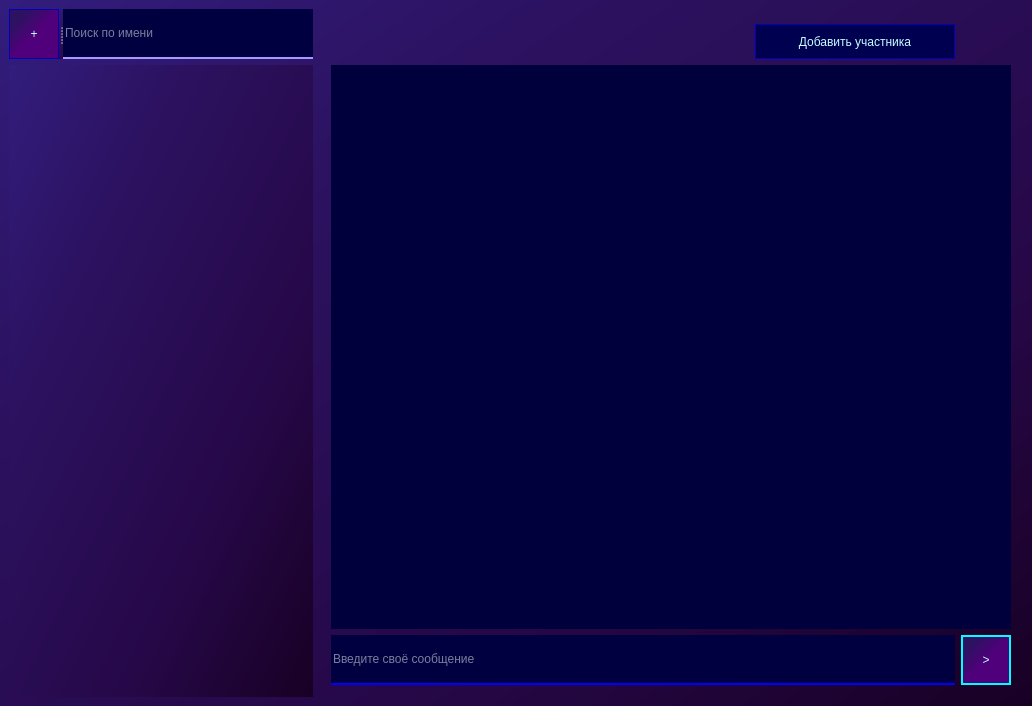
<?xml version="1.0" encoding="UTF-8"?>
<ui version="4.0">
 <class>MainWindow</class>
 <widget class="QMainWindow" name="MainWindow">
  <property name="geometry">
   <rect>
    <x>0</x>
    <y>0</y>
    <width>1032</width>
    <height>706</height>
   </rect>
  </property>
  <property name="minimumSize">
   <size>
    <width>750</width>
    <height>400</height>
   </size>
  </property>
  <property name="cursor">
   <cursorShape>ArrowCursor</cursorShape>
  </property>
  <property name="windowTitle">
   <string>QuickDialog</string>
  </property>
  <property name="windowIcon">
   <iconset theme="contact-new"/>
  </property>
  <property name="styleSheet">
   <string notr="true">background-color: qlineargradient(spread:pad, x1:1, y1:1, x2:0, y2:0, stop:0 rgba(24, 0, 36, 255), stop:0.312849 rgba(38, 8, 72, 255), stop:0.731844 rgba(44, 18, 97, 255), stop:1 rgba(50, 29, 125, 255));</string>
  </property>
  <widget class="QWidget" name="centralwidget">
   <layout class="QGridLayout" name="gridLayout_2">
    <item row="0" column="0">
     <layout class="QFormLayout" name="formLayout">
      <item row="0" column="0">
       <layout class="QVBoxLayout" name="verticalLayout">
        <item>
         <widget class="QSplitter" name="splitter">
          <property name="orientation">
           <enum>Qt::Horizontal</enum>
          </property>
          <widget class="QPushButton" name="pushButton_NewChat">
           <property name="minimumSize">
            <size>
             <width>50</width>
             <height>50</height>
            </size>
           </property>
           <property name="maximumSize">
            <size>
             <width>50</width>
             <height>50</height>
            </size>
           </property>
           <property name="cursor">
            <cursorShape>PointingHandCursor</cursorShape>
           </property>
           <property name="focusPolicy">
            <enum>Qt::ClickFocus</enum>
           </property>
           <property name="toolTip">
            <string>&lt;html&gt;&lt;head/&gt;&lt;body&gt;&lt;p&gt;&lt;span style=&quot; font-size:14pt;&quot;&gt;Создать новый групповой чат&lt;/span&gt;&lt;/p&gt;&lt;/body&gt;&lt;/html&gt;</string>
           </property>
           <property name="styleSheet">
            <string notr="true">background-color: qlineargradient(spread:pad, x1:1, y1:1, x2:0, y2:0, stop:0.488636 rgba(80, 0, 122, 255), stop:0.806818 rgba(44, 18, 97, 255));
font: 700 40pt &quot;Times New Roman&quot;;
color: rgb(198, 255, 255);
border: 1px solid rgb(0, 0, 190);</string>
           </property>
           <property name="text">
            <string>+</string>
           </property>
          </widget>
          <widget class="QLineEdit" name="lineEdit_Search">
           <property name="minimumSize">
            <size>
             <width>250</width>
             <height>50</height>
            </size>
           </property>
           <property name="maximumSize">
            <size>
             <width>250</width>
             <height>50</height>
            </size>
           </property>
           <property name="focusPolicy">
            <enum>Qt::ClickFocus</enum>
           </property>
           <property name="toolTip">
            <string>&lt;html&gt;&lt;head/&gt;&lt;body&gt;&lt;p&gt;&lt;span style=&quot; font-size:14pt;&quot;&gt;Поиск человека по никнейму&lt;/span&gt;&lt;/p&gt;&lt;/body&gt;&lt;/html&gt;</string>
           </property>
           <property name="styleSheet">
            <string notr="true">background-color: rgb(0, 0, 65);
color: rgb(238, 255, 246);
font: 700 20pt &quot;Comic Sans MS&quot;;
border: 2px solid rgb(167, 151, 255);
border-top: 0px;
border-left: 0px;
border-right: 0px;</string>
           </property>
           <property name="maxLength">
            <number>100</number>
           </property>
           <property name="placeholderText">
            <string>Поиск по имени</string>
           </property>
          </widget>
         </widget>
        </item>
        <item>
         <widget class="QListView" name="listView_Chats">
          <property name="focusPolicy">
           <enum>Qt::NoFocus</enum>
          </property>
          <property name="styleSheet">
           <string notr="true">border: none</string>
          </property>
          <property name="verticalScrollBarPolicy">
           <enum>Qt::ScrollBarAsNeeded</enum>
          </property>
         </widget>
        </item>
       </layout>
      </item>
      <item row="0" column="1">
       <widget class="QGroupBox" name="groupBox_Chat">
        <property name="styleSheet">
         <string notr="true">background-color: rgba(255, 255, 255, 0);
border: 0px</string>
        </property>
        <property name="title">
         <string/>
        </property>
        <layout class="QGridLayout" name="gridLayout">
         <item row="1" column="1">
          <widget class="QPushButton" name="pushButton_Chat_NewUser">
           <property name="minimumSize">
            <size>
             <width>200</width>
             <height>35</height>
            </size>
           </property>
           <property name="maximumSize">
            <size>
             <width>200</width>
             <height>35</height>
            </size>
           </property>
           <property name="cursor">
            <cursorShape>PointingHandCursor</cursorShape>
           </property>
           <property name="focusPolicy">
            <enum>Qt::ClickFocus</enum>
           </property>
           <property name="toolTip">
            <string>&lt;html&gt;&lt;head/&gt;&lt;body&gt;&lt;p&gt;&lt;span style=&quot; font-size:14pt;&quot;&gt;Добавить участника в групповой чат&lt;/span&gt;&lt;/p&gt;&lt;/body&gt;&lt;/html&gt;</string>
           </property>
           <property name="styleSheet">
            <string notr="true">background-color: rgb(0, 0, 80);
font: 700 16pt &quot;Times New Roman&quot;;
color: rgb(198, 255, 255);
border: 1px solid rgb(0, 0, 190);</string>
           </property>
           <property name="text">
            <string>Добавить участника</string>
           </property>
          </widget>
         </item>
         <item row="3" column="2">
          <widget class="QPushButton" name="pushButton_Send">
           <property name="minimumSize">
            <size>
             <width>50</width>
             <height>50</height>
            </size>
           </property>
           <property name="maximumSize">
            <size>
             <width>50</width>
             <height>50</height>
            </size>
           </property>
           <property name="cursor">
            <cursorShape>PointingHandCursor</cursorShape>
           </property>
           <property name="focusPolicy">
            <enum>Qt::ClickFocus</enum>
           </property>
           <property name="styleSheet">
            <string notr="true">background-color: qlineargradient(spread:pad, x1:1, y1:1, x2:0, y2:0, stop:0.488636 rgba(80, 0, 122, 255), stop:0.806818 rgba(44, 18, 97, 255));
font: 700 40pt &quot;Times New Roman&quot;;
color: rgb(198, 255, 255);
border: 2px solid rgb(0, 255, 255);</string>
           </property>
           <property name="text">
            <string>&gt;</string>
           </property>
          </widget>
         </item>
         <item row="2" column="0" colspan="3">
          <widget class="QTextBrowser" name="textBrowser_CurrentChat">
           <property name="focusPolicy">
            <enum>Qt::NoFocus</enum>
           </property>
           <property name="styleSheet">
            <string notr="true">background-color: rgb(0, 0, 60);
color: rgb(239, 253, 255);
font: 700 18pt &quot;Comic Sans MS&quot;;
border: 0px</string>
           </property>
          </widget>
         </item>
         <item row="3" column="0" colspan="2">
          <widget class="QLineEdit" name="lineEdit_Mess">
           <property name="minimumSize">
            <size>
             <width>0</width>
             <height>50</height>
            </size>
           </property>
           <property name="maximumSize">
            <size>
             <width>16777215</width>
             <height>50</height>
            </size>
           </property>
           <property name="styleSheet">
            <string notr="true">background-color: rgb(0, 0, 65);
font: 700 24pt &quot;Comic Sans MS&quot;;
color: rgb(242, 255, 244);
border: 2px solid rgb(0, 0, 255);
border-top: 0px;
border-left: 0px;
border-right: 0px;
</string>
           </property>
           <property name="placeholderText">
            <string>Введите своё сообщение</string>
           </property>
          </widget>
         </item>
        </layout>
       </widget>
      </item>
     </layout>
    </item>
   </layout>
  </widget>
 </widget>
 <resources/>
 <connections/>
</ui>
